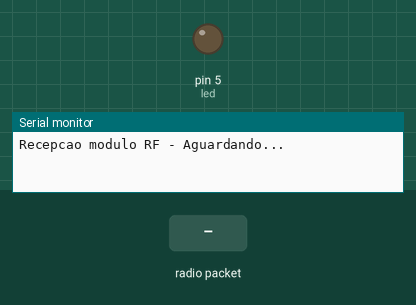
Recording of a sketch running on a simulated Arduino Uno, built with avr-gcc and run on an emulated ATmega328P. Parts: output pins drawn as LEDs (lit = HIGH), the last lines printed to the serial monitor. Inputs (shaded band) come from the test bench. No radio packets arrive unless stated.

Above: at 1.2 s.
1.3 s: radio packet "1" arrives
At 2.0 s:
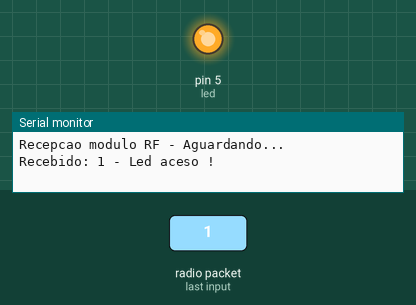
2.8 s: radio packet "0" arrives
At 3.2 s:
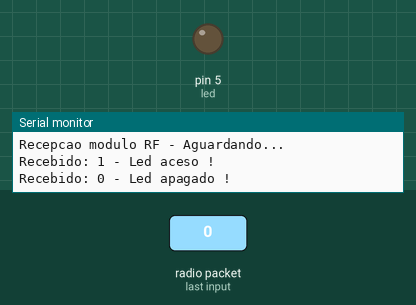
Timing chart, 0 to 5.8 s (numbered marks = the images above; inputs shaded):
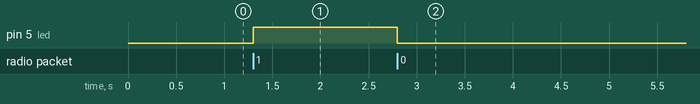

The sketch:

recepitor_victor.ino
```cpp
#include <VirtualWire.h>
int led =5;
int valor_recebido_RF;
char recebido_RF_char[4];
void setup() {
  Serial.begin(9600);
  pinMode(led, OUTPUT);
  vw_set_rx_pin(7);
  vw_setup(1000);
  vw_rx_start();
  Serial.println("Recepcao modulo RF - Aguardando...");
}

void loop() {
    uint8_t buf[VW_MAX_MESSAGE_LEN];
    uint8_t buflen = VW_MAX_MESSAGE_LEN;

    if (vw_get_message(buf, &buflen))
    {
    int i;
        for (i = 0; i < buflen; i++)
       {
          recebido_RF_char[i] = char(buf[i]);
       }
       recebido_RF_char[buflen] = '\0';
       valor_recebido_RF = atoi(recebido_RF_char);
       Serial.print("Recebido: ");
       Serial.print(valor_recebido_RF);

       if (valor_recebido_RF == 1)
       {
         digitalWrite(led, HIGH);
         Serial.println(" - Led aceso !");
       }
       if (valor_recebido_RF == 0)
       {
         digitalWrite(led, LOW);
         Serial.println(" - Led apagado !");
       }
    }
  }
```

Measured:
- after the input at 1.3 s, pin 5 (led): LOW → HIGH at once
- after the input at 2.8 s, pin 5 (led): HIGH → LOW at once
